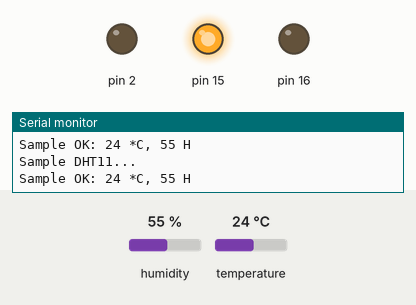
A sketch run on a simulated Arduino Uno, built with avr-gcc and run on an emulated ATmega328P. Shown: output pins drawn as LEDs (lit = HIGH), the last lines printed to the serial monitor. The inputs (shaded band) are chosen by the test bench; at power-on: humidity 55 %, temperature 24 °C.

Above: at 3.8 s.
3.9 s: humidity set to 63 %
8.7 s: humidity set to 66 %
At 11.8 s:
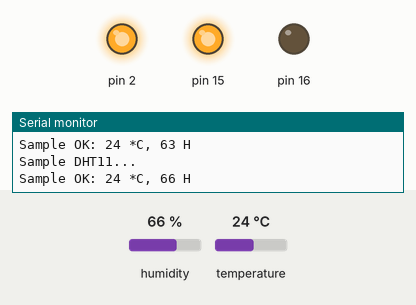
12.6 s: humidity set to 79 %
17.8 s: humidity set to 82 %
At 20.1 s:
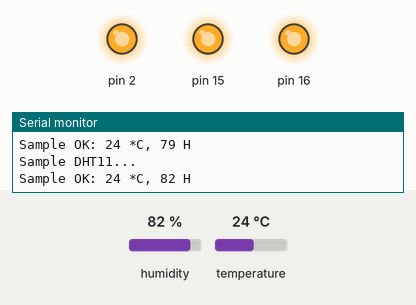
21.7 s: humidity set to 22 %
At 26.5 s:
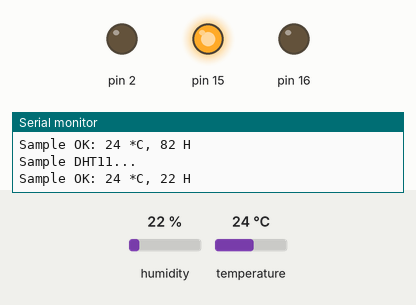
27.2 s: humidity set to 68 %
At 29.6 s:
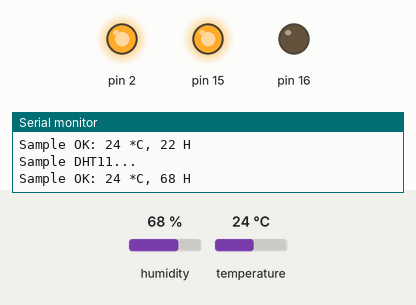
Timing chart, 0 to 31.1 s (numbered marks = the images above; inputs shaded):
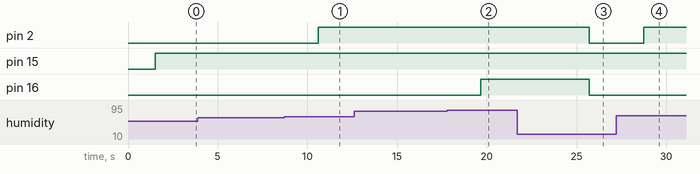

The sketch:

sketch_may16a.ino
```cpp
#include <SimpleDHT.h>
int pinDHT11 = 4;
SimpleDHT11 dht11(pinDHT11);


void setup() {
  Serial.begin(115200);
  pinMode(15, OUTPUT);//選告GPIO15作為輸出（綠色LED）
  pinMode(2, OUTPUT);//選告GPIO 2作為輸出（黃色LED)
  //pinMode(0, OUTPUT);//選告GPIO 0作為輸出（黃色LED）
  pinMode(16, OUTPUT);//選告GPIO 4作為輸出（紅色LED）
  //pinMode(13, INPUT);//選告GPIO 13作為輸入（溫溼度讀取）
}

void loop() {
  Serial.println("Sample DHT11...");
  byte temperature = 0;
  byte humidity = 0;
  int err = SimpleDHTErrSuccess;
  if ((err = dht11.read(&temperature, &humidity, NULL)) != SimpleDHTErrSuccess) {
    Serial.print("Read DHT11 failed, err="); Serial.println(err);delay(1000);
    return;}
  Serial.print("Sample OK: ");
  Serial.print((int)temperature); Serial.print(" *C, ");
  Serial.print((int)humidity); Serial.println(" H");
  // DHT11 sampling rate is 1HZ
  delay(1500);

  if ((int)humidity < 65) {
    //小於65，代表濕度舒適亮綠燈
    digitalWrite(15, HIGH);
    digitalWrite(2, LOW);
    digitalWrite(16, LOW);
    }


  if ((int)humidity >= 65 && (int)humidity < 80) {
    //65-80之間，代表濕度偏溼亮黃綠燈
    digitalWrite(15, HIGH);
    digitalWrite(2, HIGH);
    digitalWrite(16, LOW);
  }
  if ((int)humidity > 80) {
    //80以上，代表濕度潮溼亮紅黃綠燈
    digitalWrite(15, HIGH);
    digitalWrite(2, HIGH);
    digitalWrite(16, HIGH);
  }
  delay(1500);

}
```

Measured:
- the behaviour switches between 64 and 65 % on humidity (found by bisection; images 0 and 1)
- the behaviour switches between 80 and 81 % on humidity (found by bisection; images 1 and 2)
- after the input at 8.7 s, pin 2: LOW → HIGH after 1.9 s
- after the input at 17.8 s, pin 16: LOW → HIGH after 1.9 s
- after the input at 21.7 s, pin 2, pin 16: HIGH → LOW after 4.0 s
- after the input at 27.2 s, pin 2: LOW → HIGH after 1.5 s
